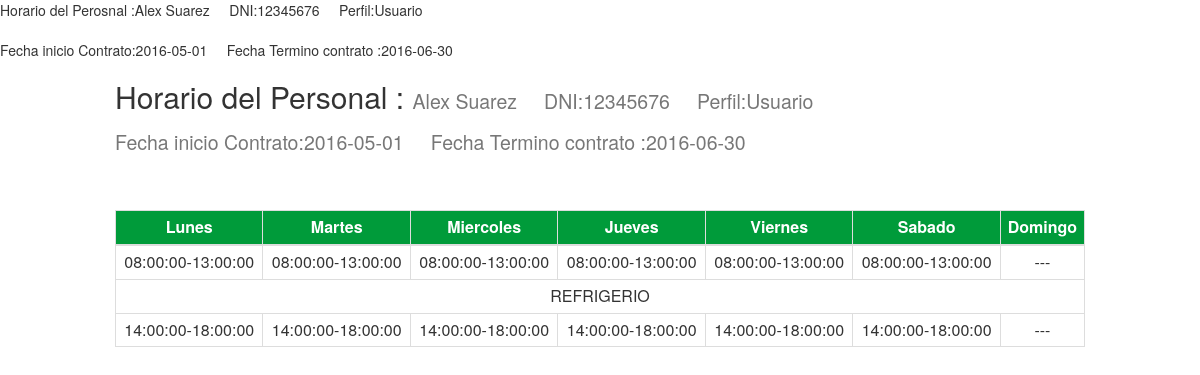
The page /modulos/horario/vista_horario.php (signed in) on the database its author committed.
### tables this page shows
CREATE TABLE `t_usuario` (
  `id_usuario` int(11) NOT NULL AUTO_INCREMENT,
  `id_perfil` int(11) NOT NULL,
  `dni` varchar(300) NOT NULL,
  `nombre` varchar(300) NOT NULL,
  `apellidos` varchar(300) NOT NULL,
  `id_sexo` int(11) NOT NULL,
  `fecha_nacimiento` date NOT NULL,
  `id_departamento` int(11) NOT NULL,
  `telefono` varchar(300) NOT NULL,
  `clave` varchar(300) NOT NULL,
  `id_cargo` int(11) NOT NULL,
  `id_sede` int(11) NOT NULL,
  `fecha_inicio_contrato` date NOT NULL,
  `fecha_termino_contrato` date NOT NULL,
  `id_usu_crea` int(11) NOT NULL,
  `fec_crea` datetime NOT NULL,
  `id_usu_mod` int(11) NOT NULL,
  `fec_mod` datetime NOT NULL,
  `id_estado` int(11) NOT NULL,
  `id_tipo_contrato_2` int(11) NOT NULL,
  `id_horario` int(11) NOT NULL,
  PRIMARY KEY (`id_usuario`),
  KEY `id_sexo` (`id_sexo`),
  KEY `id_departamento` (`id_departamento`),
  KEY `id_perfil` (`id_perfil`),
  KEY `id_cargo` (`id_cargo`),
  KEY `id_sede` (`id_sede`),
  KEY `id_estado` (`id_estado`),
  KEY `id_horario` (`id_horario`),
  KEY `id_tipo_contrato_2` (`id_tipo_contrato_2`),
  CONSTRAINT `t_usuario_ibfk_1` FOREIGN KEY (`id_perfil`) REFERENCES `t_perfil` (`id_perfil`),
  CONSTRAINT `t_usuario_ibfk_2` FOREIGN KEY (`id_sexo`) REFERENCES `t_sexo` (`id_sexo`),
  CONSTRAINT `t_usuario_ibfk_3` FOREIGN KEY (`id_departamento`) REFERENCES `t_departamento` (`id_departamento`),
  CONSTRAINT `t_usuario_ibfk_4` FOREIGN KEY (`id_cargo`) REFERENCES `t_cargo` (`id_cargo`),
  CONSTRAINT `t_usuario_ibfk_5` FOREIGN KEY (`id_sede`) REFERENCES `t_sede` (`id_sede`),
  CONSTRAINT `t_usuario_ibfk_6` FOREIGN KEY (`id_estado`) REFERENCES `t_estado` (`id_estado`),
  CONSTRAINT `t_usuario_ibfk_7` FOREIGN KEY (`id_tipo_contrato_2`) REFERENCES `t_tipo_contrato` (`id_tipo_contrato`),
  CONSTRAINT `t_usuario_ibfk_8` FOREIGN KEY (`id_horario`) REFERENCES `t_horario` (`id_horario`)
);

CREATE TABLE `t_perfil` (
  `id_perfil` int(11) NOT NULL AUTO_INCREMENT,
  `nombre_perfil` varchar(200) NOT NULL,
  `descripcion` varchar(300) NOT NULL,
  PRIMARY KEY (`id_perfil`)
);

CREATE TABLE `t_horario` (
  `id_horario` int(11) NOT NULL AUTO_INCREMENT,
  `id_tipo_contrato` int(11) NOT NULL,
  `id_dias` int(11) NOT NULL,
  `hora_entrada` time NOT NULL,
  `hora_salida` time NOT NULL,
  `hora_re_entrada` time NOT NULL,
  `hora_re_salida` time NOT NULL,
  `id_estado` int(11) NOT NULL,
  `id_usu_crea` int(11) NOT NULL,
  `fec_crea` datetime NOT NULL,
  `id_usu_mod` int(11) NOT NULL,
  `fec_mod` datetime NOT NULL,
  PRIMARY KEY (`id_horario`),
  KEY `id_estado` (`id_estado`),
  KEY `id_usu_crea` (`id_usu_crea`),
  KEY `id_tipo_contrato` (`id_tipo_contrato`),
  KEY `id_usu_mod` (`id_usu_mod`),
  KEY `id_dias` (`id_dias`),
  CONSTRAINT `t_horario_ibfk_2` FOREIGN KEY (`id_tipo_contrato`) REFERENCES `t_tipo_contrato` (`id_tipo_contrato`),
  CONSTRAINT `t_horario_ibfk_3` FOREIGN KEY (`id_estado`) REFERENCES `t_estado` (`id_estado`),
  CONSTRAINT `t_horario_ibfk_4` FOREIGN KEY (`id_usu_crea`) REFERENCES `t_usuario` (`id_usuario`),
  CONSTRAINT `t_horario_ibfk_5` FOREIGN KEY (`id_usu_mod`) REFERENCES `t_usuario` (`id_usuario`),
  CONSTRAINT `t_horario_ibfk_6` FOREIGN KEY (`id_dias`) REFERENCES `t_dias` (`id_dias`)
);

### clases/conexion.php (called while the page is built, shortened)
<?php
class Conectar
{
	public static function con()
	{
		$conexion=mysql_connect("localhost","root","emergepassw0rd$");
		return $conexion;
	}
}
?>

### clases/usuario/class_usuario.php (called while the page is built, shortened)
<?php
class usuario {
    private $usuario;
    public function __construct() {
        $this->usuario = array();
    }
    public function seleccion_usuario($id_usuario) {
        $sql = "SELECT u.*,s.nombre_sexo,d.nombre_departamento,c.nombre_cargo,se.nombre_sede,p.nombre_perfil,h.* from t_usuario u
INNER JOIN t_horario h on h.id_horario=u.id_horario
INNER JOIN t_sexo s on s.id_sexo=u.id_sexo
INNER JOIN t_departamento d on d.id_departamento=u.id_departamento
INNER JOIN t_cargo c on c.id_cargo=u.id_cargo
INNER JOIN t_sede se on se.id_sede=u.id_sede
INNER JOIN t_perfil p on p.id_perfil=u.id_perfil
where id_usuario=$id_usuario;";
        $res = mysql_query($sql, Conectar::con());
        while ($reg = mysql_fetch_assoc($res)) {
            $this->usuario[] = $reg;
        }
        return $this->usuario;
    }
}
?>

### modulos/horario/vista_horario.php (the view, shortened to what this page needs)
<?php
$id_usuario_sesion = $_SESSION["id_user"];
require_once '../../clases/usuario/class_usuario.php';
require_once '../../clases/conexion.php';
$clase_u = new usuario();
$regaw = $clase_u->seleccion_usuario($id_usuario_sesion);
$dni_usuario = $regaw[0]["dni"];
$nombre_usuario = $regaw[0]["nombre"];
$apellido_usuario = $regaw[0]["apellidos"];
$nombre_perfil_usuario = $regaw[0]["nombre_perfil"];
$fecha_inicio_contrato = $regaw[0]["fecha_inicio_contrato"];
$fecha_termino_contrato = $regaw[0]["fecha_termino_contrato"];
$id_dias = $regaw[0]["id_dias"];
$hora_entrada = $regaw[0]["hora_entrada"];
$hora_salida = $regaw[0]["hora_salida"];
$hora_re_entrada = $regaw[0]["hora_re_entrada"];
$hora_re_salida = $regaw[0]["hora_re_salida"];
$id_tipo_contrato = $regaw[0]["id_tipo_contrato"];
 echo "Horario del Perosnal :".$nombre_usuario . " " . $apellido_usuario . "&nbsp;&nbsp;&nbsp;&nbsp; DNI:" . $dni_usuario . "&nbsp;&nbsp;&nbsp;&nbsp; Perfil:" . $nombre_perfil_usuario . "<br><br> Fecha inicio Contrato:" . $fecha_inicio_contrato . "&nbsp;&nbsp;&nbsp;&nbsp; Fecha Termino contrato :" . $fecha_termino_contrato ;
?>
<html lang="es">
    <head>
        <link rel="stylesheet" href="../../paquetes/bootstrap/css/bootstrap.min.css">
        <link rel="stylesheet" href="../../paquetes/css/style.css">
        <link rel="stylesheet" type="text/css" href="../../paquetes/autocomplete/jquery.autocomplete.css" />
        <link rel="stylesheet" href="../../paquetes/autocomplete/jquery-ui.css"/>
    </head>
    <body >
        <div class="col-md-12 col-lg-10 col-lg-offset-1">
            <div class="center principal">
                <h2 class="pull-left title" >Horario del Personal : <small><?php echo $nombre_usuario . " " . $apellido_usuario . "&nbsp;&nbsp;&nbsp;&nbsp; DNI:" . $dni_usuario . "&nbsp;&nbsp;&nbsp;&nbsp; Perfil:" . $nombre_perfil_usuario . "<br><br> Fecha inicio Contrato:" . $fecha_inicio_contrato . "&nbsp;&nbsp;&nbsp;&nbsp; Fecha Termino contrato :" . $fecha_termino_contrato ?></small></h2>
                  <br><br>  <br><br>
            </div>
            <br><br>
            <table class="table table-bordered table-condensed table-hover">
                <thead class="background-thead">
                    <tr>
                        <th class="text-center">Lunes</th>
                        <th class="text-center">Martes</th>
                        <th class="text-center">Miercoles</th>
                        <th class="text-center">Jueves</th>
                        <th class="text-center">Viernes</th>
                        <th class="text-center">Sabado</th>
                        <th class="text-center">Domingo</th>
                    </tr>
                </thead>
                <tbody class="background-tbody">
                    <?php
                    if ($id_tipo_contrato == 1) {
                        if ($id_dias == 1) {
                            echo "<tr>";
                            for ($i = 0; $i < 6; $i++) {
                                echo "<td class='text-center'>" . $hora_entrada . "-" . $hora_re_entrada . "</td>";
                            }
                            echo "<td class='text-center'>---</td>";
                            echo "</tr>";
                            echo "<tr>";
                            echo "<td class='text-center' colspan='7'>";
                            echo "REFRIGERIO";
                            echo "</td>";
                            echo "</tr>";
                            echo "<tr>";
                            for ($i = 0; $i < 6; $i++) {
                                echo "<td class='text-center'>" . $hora_re_salida . "-" . $hora_salida . "</td>";
                            }
                            echo "<td class='text-center'>---</td>";
                            echo "</tr>";
                        }
                    }
                    ?>
                </tbody>
            </table>
        </div>
</body>
</html>

### paquetes/css/style.css (style rules this page uses)
html { height: 100%; }
body { height: 100%; }
.background-thead { background-color: #009b3a; }
.background-tbody { background:white; }
.table-condensed>thead>tr>th { color: white; }
.title { margin-right:10px; }
.principal { margin-bottom:30px; }
tbody tr { text-align: center; }

### rows shown on the page
t_usuario: nombre "Alex", apellidos "Suarez", dni "12345676", id_perfil.nombre_perfil "Usuario", fecha_inicio_contrato "2016-05-01", fecha_termino_contrato "2016-06-30", id_horario.hora_entrada "08:00:00", id_horario.hora_re_entrada "13:00:00", id_horario.hora_re_salida "14:00:00", id_horario.hora_salida "18:00:00"
